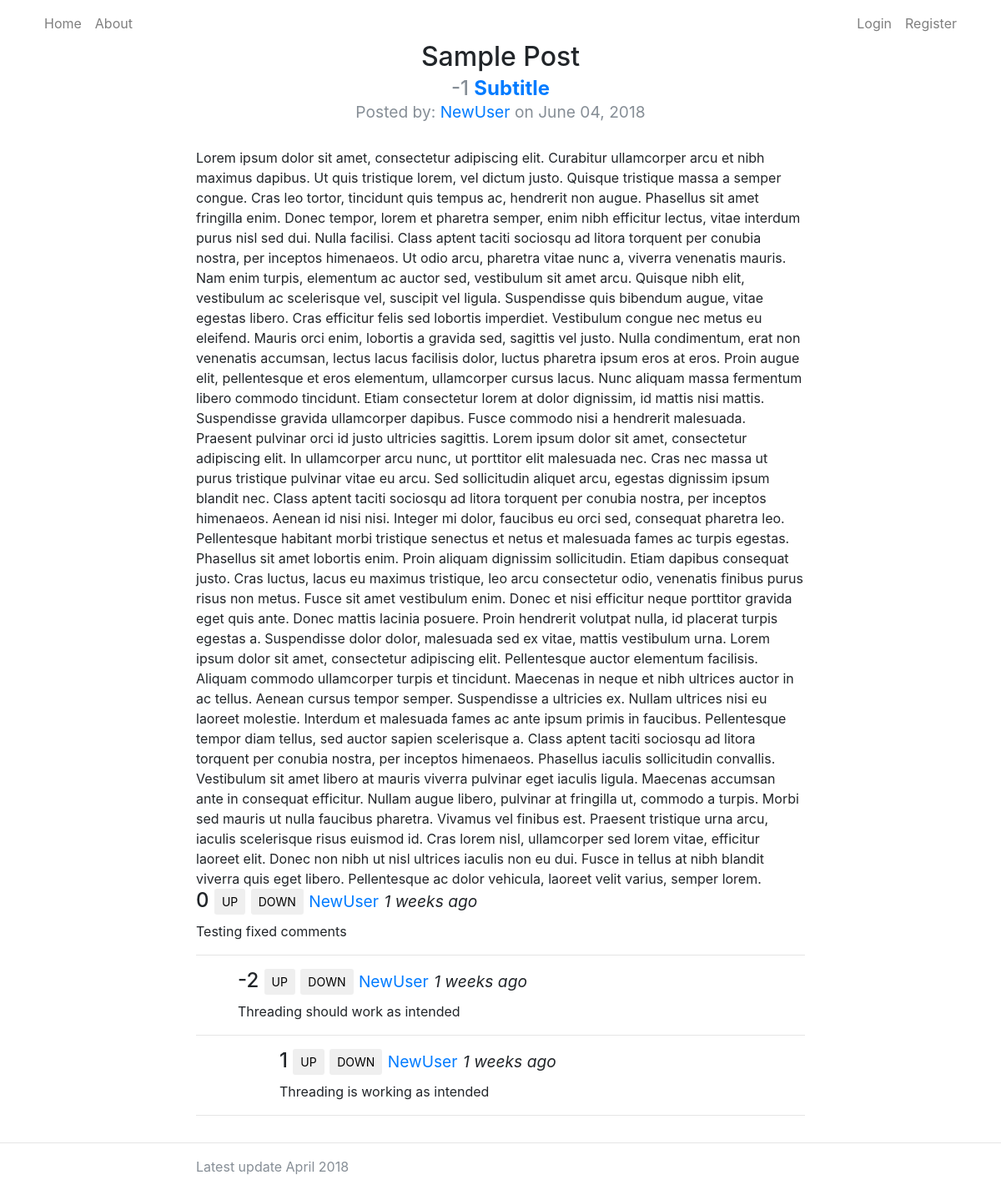
/post/1, run on the app's committed database.
### dbModels.py (models this page shows, shortened)
class Blogpost(db.Model):
    id = db.Column(db.Integer, primary_key=True)
    title = db.Column(db.String(50))
    topic = db.Column(db.String(50))
    author = db.Column(db.String(20))
    date_posted = db.Column(db.DateTime)
    content = db.Column(db.Text)
    def getComments(self):
        return Comments.query.filter_by(post = self.id).filter_by(parent=-1).order_by(Comments.date_posted.desc()).all()
    def getPoints(self):
        points = db.session.query(Points.score).\
        filter_by(post_id = self.id).all()
        if not points:
            return 0
        points = sum(item[0] for item in points)
        return points

class Comments(db.Model):
    id = db.Column(db.Integer, primary_key=True)
    post = db.Column(db.Integer)
    parent = db.Column(db.Integer)
    author = db.Column(db.String(20))
    date_posted = db.Column(db.DateTime)
    content = db.Column(db.Text)
    def timeFormat(self):
        currently = datetime.now()
        difference = currently - self.date_posted
        seconds = difference.seconds
        days = difference.days
        if days == 0:
            if seconds < 60:
                return f"{seconds} seconds ago"
            if seconds < 120:
                return "1 minute ago"
            if seconds < 3600:
                return f"{int(seconds/60)} minutes ago"
            if seconds < 7200:
                return "1 hour ago"
            if seconds < 86400:
                return f"{int(seconds/3600)} hours ago"
        else:
            if days == 1:
                return "Yesterday"
            if days < 7:
                return f"{days} days ago"
            if days < 30:
                return f"{int(days/7)} weeks ago"
            if days < 365:
                return f"{int(days/30)} months ago"
        return f"{days/365} years ago"
    def getComments(self):
        return Comments.query.filter_by(parent = self.id)\
        .order_by(Comments.date_posted.desc()).all()
    def getPoints(self):
        points = db.session.query(Points.score).\
        filter_by(comment_id = self.id).all()
        if not points:
            return 0
        points = sum(item[0] for item in points)
        return points

### routing.py (the view, shortened to what this page needs)
@app.route('/post/<int:post_id>', methods=['GET', 'POST'])
def post(post_id):
    form = CommentForm()
    post = Blogpost.query.filter_by(id=post_id).one()
    comments = post.getComments()
    return render_template('post.html', post=post, comments=comments, form=form, replyForm=form)

### templates/post.html (shortened to what this page needs)
{% extends 'base.html' %}
{% block content %}
<h2 id="pageTitle">
  {{ post.title }}
</h2>
<h4 id="pageTitle" class="text-muted">
  {{post.getPoints()}}
  <a href="{{ url_for('topic', topic = post.topic) }}"><strong> {{ post.topic }} </strong></a>
  <br>
  <small> Posted by:
    <a href="{{ url_for('profile', username = post.author) }}">{{ post.author }}</a>
    on {{ post.date_posted.strftime('%B %d, %Y') }} </small>
</h4>
<div class="container">
  <div class="row">
    <div class="col-lg-8 col-md-10 mx-auto" id="postContent">
      {{ post.content }}
    </div>
    <br>
  </div>
</div>
<div class="container">
  <div class="row">
    <div class="col-lg-8 col-md-10 mx-auto">
    {% for comment in post.getComments() recursive %}
          <div class="reply" style="margin-left: {{ (loop.depth-1) * 50 }}px">
            <h4 class="post-title">
              {{ comment.getPoints() }}
              <button class="btn btn-sm" id="{{comment.id}}up" onclick='newScore(1, {{ comment.id }}, null)'>UP</button>
              <button class="btn btn-sm" id="{{comment.id}}down" onclick='newScore(-1, {{ comment.id }}, null)'>DOWN</button>
              <a href="{{ url_for('profile', username = comment.author) }}"><small>{{ comment.author }}</small></a>
              <small><i>{{ comment.timeFormat() }}</i></small>
            </h4>
            <p class="post-meta"> {{ comment.content }} </p>
          </div>
          <hr>
          {% if comment.getComments() %}
            {{ loop(comment.getComments()) }}
          {% endif %}
    {% endfor %}
    </div>
  </div>
</div>
{% endblock %}

### templates/base.html (shortened to what this page needs)
<!DOCTYPE html>
{% import "bootstrap/wtf.html" as wtf %}
<html lang="en">
  <head>
    <link href="{{ url_for('static', filename='bootstrap.min.css') }}" rel="stylesheet">
    <link href="{{ url_for('static', filename='stylesheet.css') }}" rel="stylesheet">
  </head>
  <body>
    <nav class="navbar navbar-expand-lg navbar-light fixed-top" id="mainNav">
      <div class="container">
        <div class="collapse navbar-collapse" id="navbarResponsive">
          <ul class="navbar-nav navbar-left">
            <li class="nav-item">
              <a class="nav-link" href="{{ url_for('index') }}">Home</a>
            </li>
            <li class="nav-item">
              <a class="nav-link" href="{{ url_for('about') }}">About</a>
            </li>
          </ul>
          <ul class="navbar-nav ml-auto">
            {% if session['username'] %}
              <li class="nav-item">
                <a class="nav-link" href="{{ url_for('profile', username=session['username']) }}"> {{session['username']}} </a>
              </li>
              <li class="nav-item">
                <a class="nav-link" href="{{ url_for('logout') }}">Logout</a>
              </li>
            {% else %}
              <li class="nav-item">
                <a class="nav-link" href="{{ url_for('login') }}">Login</a>
              </li>
              <li class="nav-item">
                <a class="nav-link" href="{{ url_for('register') }}">Register</a>
              </li>
            {% endif %}
          </ul>
        </div>
      </div>
    </nav>
    {% block content %}
    {% endblock %}
    <hr>
    <footer>
      <div class="container">
        <div class="row">
          <div class="col-lg-8 col-md-10 mx-auto">
            <p class="copyright text-muted"> Latest update April 2018 </p>
          </div>
        </div>
      </div>
    </footer>
  </body>
</html>

### static/stylesheet.css (style rules this page uses)
body { margin-top: 50px; }
.reply { margin-left: inherit; }
#pageTitle { text-align: center; }
#postContent { width: 60%; margin-left: 20%; margin-top: 2%; }

### data on the page
Blogpost: title "Sample Post", getPoints "-1", topic "Subtitle", author "NewUser", date_posted "June 04, 2018", content "Lorem ipsum dolor sit amet, consectetur adipiscing elit. Curabitur ullamcorper arcu et nibh maximus dapibus. Ut quis tristique lorem, vel dictum justo. Quisque tristique massa a semper congue. Cras leo tortor, tincidunt quis tempus ac, hendrerit non augue. Phasellus sit amet fringilla enim. Donec tempor, lorem et pharetra semper, enim nibh efficitur lectus, vitae interdum purus nisl sed dui. Nulla facilisi. Class aptent taciti sociosqu ad litora torquent per conubia nostra, per inceptos himenaeos. Ut odio arcu, pharetra vitae nunc a, viverra venenatis mauris. Nam enim turpis, elementum ac auctor sed, vestibulum sit amet arcu. Quisque nibh elit, vestibulum ac scelerisque vel, suscipit vel…"
Comments: getPoints "0", author "NewUser", timeFormat "1 weeks ago", content "Testing fixed comments"
Comments: getPoints "-2", author "NewUser", timeFormat "1 weeks ago", content "Threading should work as intended"
Comments: getPoints "1", author "NewUser", timeFormat "1 weeks ago", content "Threading is working as intended"
